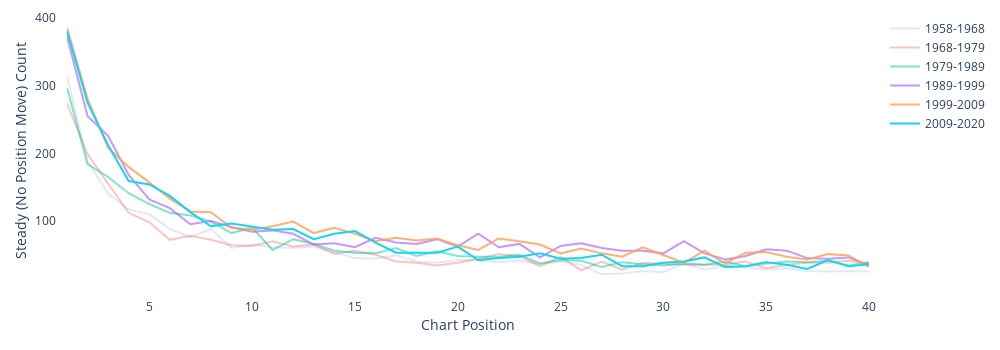

Notebook cell for this chart:
### Code cell
fig = go.Figure()
for i in range(0, len(trend_df.columns), 535):
    fig.add_trace(go.Scatter(x=list(range(1, 41)),
                             y=(trend_df == 'Steady').iloc[0:40, i:(i+535)].sum(axis = 1),
                             mode='lines',
                             opacity=(i+535)/3210,
                             name=chart_dates[i][:4]+'-'+chart_dates[i+534][:4]))
fig.update_layout(width=1000, 
                  height=350, 
                  plot_bgcolor='rgb(255,255,255)',
                  xaxis_title="Chart Position",
                  yaxis_title="Steady (No Position Move) Count",
                  margin={'l':10, 'r':10, 'b':10, 't':10, 'pad':10})
fig.show()
fig.write_html("visuals/steady_songs_position_decennialy.html")

### Figure 1 — Plotly figure (JSON) as saved in the notebook; plotly's stock layout.template omitted (floating-point values rounded to 4 significant figures)
{"data": [{"mode": "lines", "name": "1958-1968", "opacity": 0.1667, "type": "scatter", "x": [1, 2, 3, 4, 5, 6, 7, 8, 9, 10, 11, 12, 13, 14, 15, 16, 17, 18, 19, 20, 21, 22, 23, 24, 25, 26, 27, 28, 29, 30, 31, 32, 33, 34, 35, 36, 37, 38, 39, 40], "y": [314, 188, 140, 117, 110, 88, 76, 88, 60, 65, 61, 60, 62, 54, 45, 44, 49, 40, 38, 42, 42, 39, 41, 36, 40, 35, 21, 22, 26, 24, 37, 28, 33, 31, 28, 30, 26, 25, 26, 25]}, {"mode": "lines", "name": "1968-1979", "opacity": 0.3333, "type": "scatter", "x": [1, 2, 3, 4, 5, 6, 7, 8, 9, 10, 11, 12, 13, 14, 15, 16, 17, 18, 19, 20, 21, 22, 23, 24, 25, 26, 27, 28, 29, 30, 31, 32, 33, 34, 35, 36, 37, 38, 39, 40], "y": [274, 199, 155, 112, 98, 72, 78, 72, 64, 63, 70, 62, 65, 51, 56, 50, 40, 38, 34, 38, 44, 51, 48, 33, 47, 27, 40, 28, 38, 36, 35, 35, 35, 40, 30, 35, 38, 38, 41, 37]}, {"mode": "lines", "name": "1979-1989", "opacity": 0.5, "type": "scatter", "x": [1, 2, 3, 4, 5, 6, 7, 8, 9, 10, 11, 12, 13, 14, 15, 16, 17, 18, 19, 20, 21, 22, 23, 24, 25, 26, 27, 28, 29, 30, 31, 32, 33, 34, 35, 36, 37, 38, 39, 40], "y": [297, 184, 165, 141, 125, 112, 108, 99, 82, 90, 57, 73, 66, 56, 53, 52, 60, 48, 55, 48, 47, 47, 50, 37, 42, 41, 32, 39, 36, 34, 37, 35, 40, 33, 37, 40, 39, 41, 34, 39]}, {"mode": "lines", "name": "1989-1999", "opacity": 0.6667, "type": "scatter", "x": [1, 2, 3, 4, 5, 6, 7, 8, 9, 10, 11, 12, 13, 14, 15, 16, 17, 18, 19, 20, 21, 22, 23, 24, 25, 26, 27, 28, 29, 30, 31, 32, 33, 34, 35, 36, 37, 38, 39, 40], "y": [373, 255, 226, 168, 132, 119, 95, 100, 91, 84, 86, 81, 65, 67, 61, 75, 68, 66, 73, 62, 81, 61, 66, 46, 63, 67, 60, 56, 56, 52, 70, 52, 43, 48, 58, 56, 45, 44, 46, 34]}, {"mode": "lines", "name": "1999-2009", "opacity": 0.8333, "type": "scatter", "x": [1, 2, 3, 4, 5, 6, 7, 8, 9, 10, 11, 12, 13, 14, 15, 16, 17, 18, 19, 20, 21, 22, 23, 24, 25, 26, 27, 28, 29, 30, 31, 32, 33, 34, 35, 36, 37, 38, 39, 40], "y": [386, 281, 208, 180, 157, 133, 114, 113, 90, 87, 92, 99, 82, 90, 81, 70, 75, 71, 74, 64, 57, 74, 70, 65, 52, 59, 52, 47, 61, 49, 38, 56, 37, 53, 54, 47, 43, 51, 49, 32]}, {"mode": "lines", "name": "2009-2020", "opacity": 1, "type": "scatter", "x": [1, 2, 3, 4, 5, 6, 7, 8, 9, 10, 11, 12, 13, 14, 15, 16, 17, 18, 19, 20, 21, 22, 23, 24, 25, 26, 27, 28, 29, 30, 31, 32, 33, 34, 35, 36, 37, 38, 39, 40], "y": [381, 275, 212, 159, 154, 137, 113, 92, 96, 92, 87, 88, 73, 81, 85, 68, 53, 53, 53, 62, 42, 45, 47, 52, 44, 45, 50, 33, 33, 38, 40, 46, 32, 33, 39, 35, 29, 42, 33, 36]}], "layout": {"height": 350, "margin": {"b": 10, "l": 10, "pad": 10, "r": 10, "t": 10}, "plot_bgcolor": "rgb(255,255,255)", "width": 1000, "xaxis": {"autorange": true, "range": [1, 40], "title": {"text": "Chart Position"}, "type": "linear"}, "yaxis": {"autorange": true, "range": [0.7222, 406.3], "title": {"text": "Steady (No Position Move) Count"}, "type": "linear"}}}
